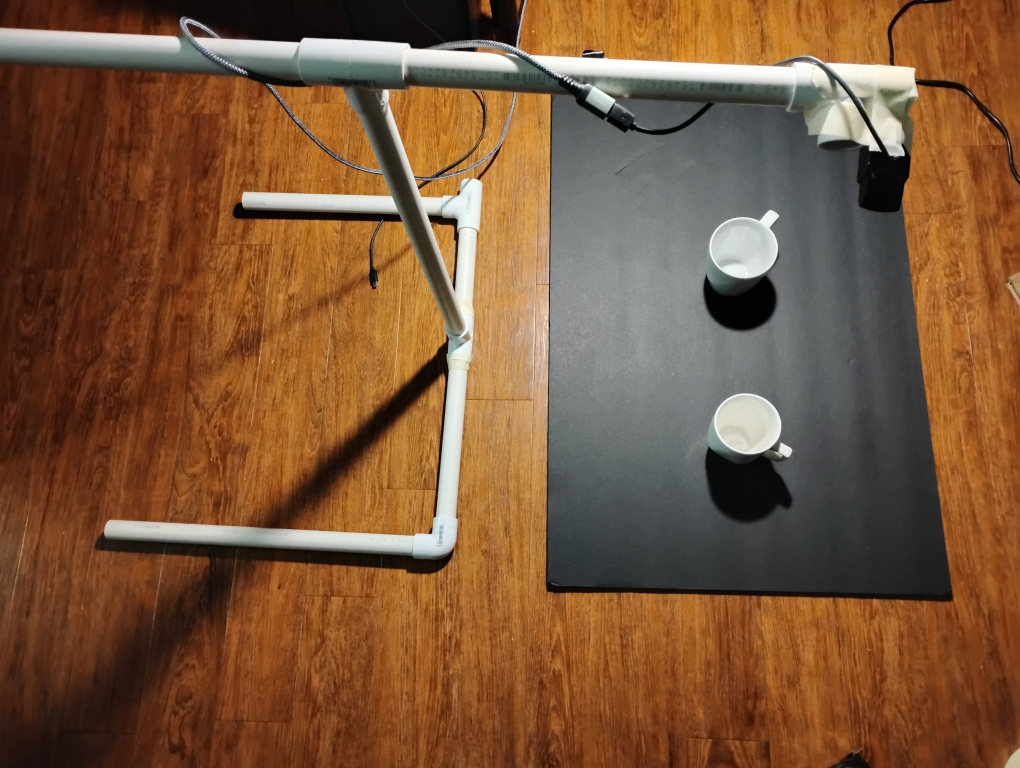
#> input picture IMG_20260126_173550128_HDR.jpg, 4080 x 3072 px, given in place of the camera (shown at 1/4 size)
$ python observe_positions.py
#> lines starting #> are read from the running program, lines starting #| are printed output that depends on the picture; after the words box and inside, x2 and y2 are one past the last pixel; in counts of white or black regions, pixels touching at a corner belong together
import cv2
import numpy as np
import calibration as cali

# finds biggest 2 object
# input: capture obj
# output: tuple (image with bound rects, binary frame, biggest obj xyzwh, second biggest obj xyzwh)
# [74 lines left out: functions find_objects, get_x_y_relative, not called in this run]
#> in find_objects, img is the input picture: shape (3072, 4080, 3); mean B, G, R 57.4, 86.3, 123.4
#> in find_objects, `frame = cv2.cvtColor(img, cv2.COLOR_BGR2HSV)`: frame: shape (3072, 4080, 3); mean H, S, V 33.7, 136.2, 125
#> in find_objects, `frame = cv2.inRange(frame, lower_bound, upper_bound)`:
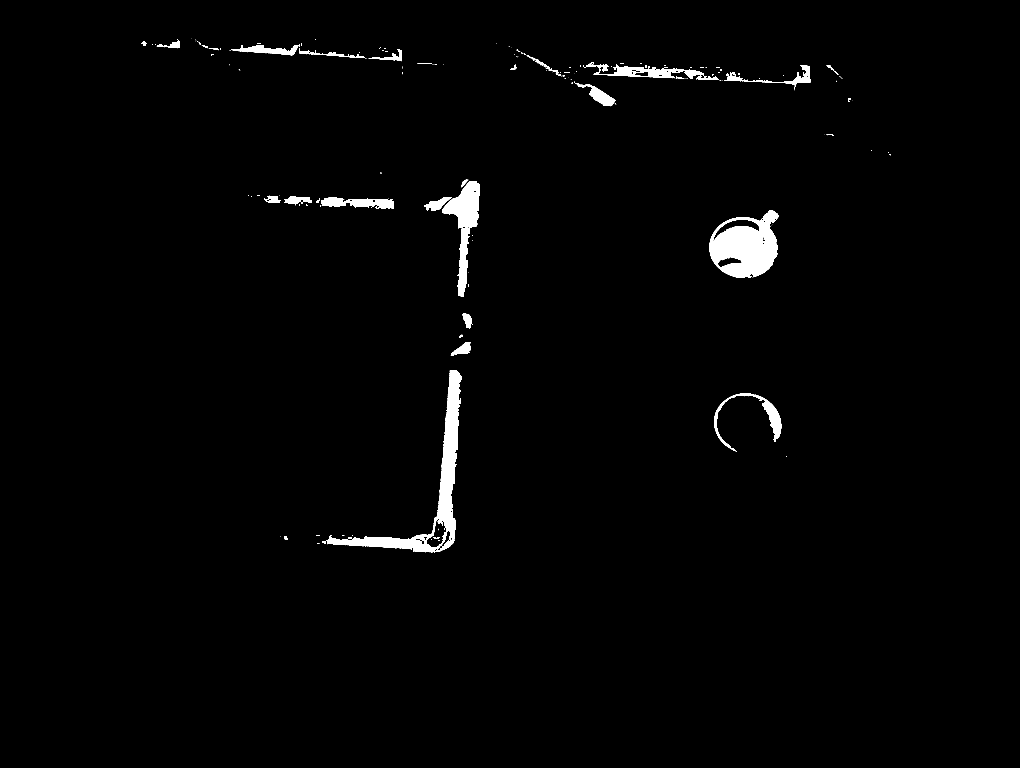
#> frame: shape (3072, 4080) (shown at 1/4 size); 1.5% white; 212 white regions (146 under 20 px), largest, box (x1, y1, x2, y2) and area: (1288, 1480, 1846, 2210) 50533, (2838, 840, 3116, 1112) 47178, (1769, 724, 1920, 913) 16508
#> in find_objects, `frame = cv2.dilate(frame, kernel, iterations=3)`:
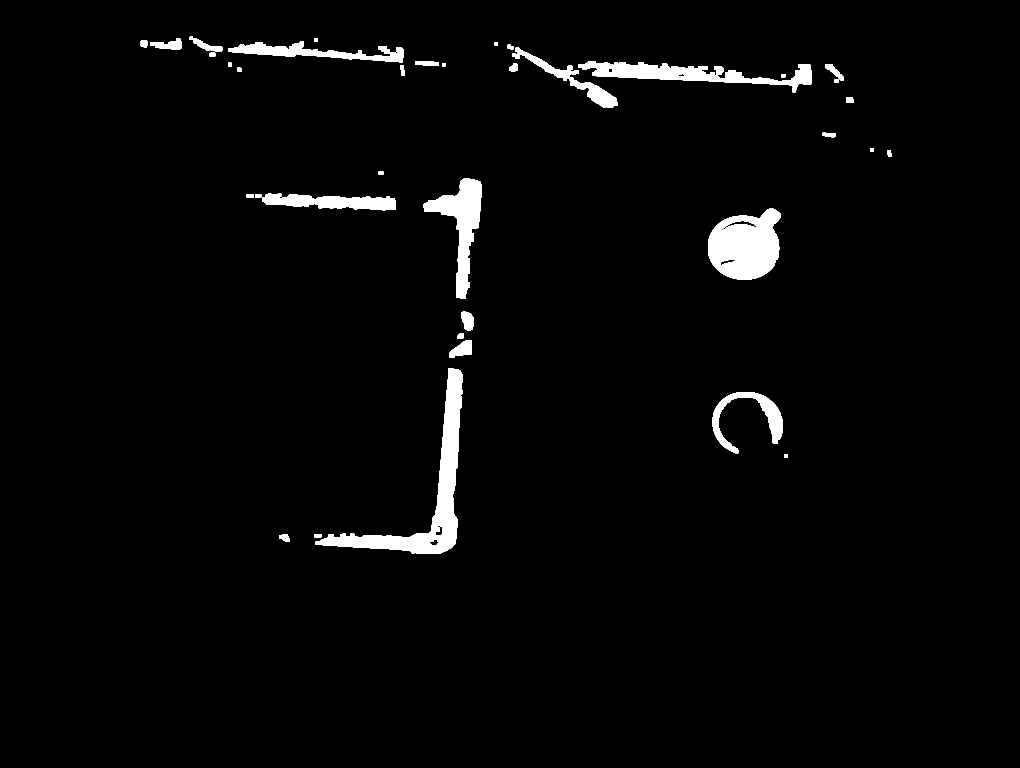
#> frame: shape (3072, 4080) (shown at 1/4 size); 2.5% white; 45 white regions
#> in find_objects, `contours, _ = cv2.findContours(frame, cv2.RETR_EXTERNAL, cv2.CHAIN_APP..`: contours = 45 contours; largest, box (x1, y1, x2, y2) and area: (1262, 1474, 1852, 2216) 74228, (2832, 834, 3122, 1118) 61752, (2314, 244, 3248, 369) 38727, (1692, 713, 1926, 1194) 38171, (912, 166, 1614, 251) 20130
#> the loop in find_objects, `for cnt in contours:` made 45 passes

        leftMost = None
        rightMost = None

        if max0[0] >= max1[0]:
            rightMost = max0
            leftMost = max1
        else:
            rightMost = max1
            leftMost = max0

        x = (leftMost[0] - rightMost[0]) * cali.in_per_px
        y = -(leftMost[1] - rightMost[1]) * cali.in_per_px # flip sign since y points down in image coord while traditional 2d coord points up

        height, width = img.shape[:2]
        cv2.line(img, (rightMost[0], 0), (rightMost[0], height), (255, 0, 0), 2)
        cv2.line(img, (leftMost[0], 0), (leftMost[0], height), (0, 255, 0), 2)

        cv2.line(img, (0, rightMost[1]), (width, rightMost[1]), (255, 0, 0), 2)
        cv2.line(img, (0, leftMost[1]), (width, leftMost[1]), (0, 255, 0), 2)

        cv2.imshow('Processed Frame', frame)
        cv2.imshow('Original Frame' , img)

        print(f"x, y (in): {x:.1f}, {y:.1f}")

        print(f"Left x: {leftMost}")
        print(f"Right x: {rightMost}")

        if cv2.waitKey(1) == ord('q'):
            break


if __name__ == "__main__":

    cap = cv2.VideoCapture(0)

    get_x_y_relative(cap)
#> in get_x_y_relative, `img, frame, max0, max1 = find_objects(cap)`: max0 = (1557, 1845, 437780); max1 = (2781, 306, 116750)
#> in get_x_y_relative, `leftMost = max0`: leftMost = (1557, 1845, 437780)
#> in get_x_y_relative, `x = (leftMost[0] - rightMost[0]) * cali.in_per_px`: x = -32.27
#> in get_x_y_relative, `y = -(leftMost[1] - rightMost[1]) * cali.in_per_px`: y = -40.58
#> in get_x_y_relative, `cv2.line(img, (leftMost[0], 0), (leftMost[0], height), (0, 255, 0), 2)`:
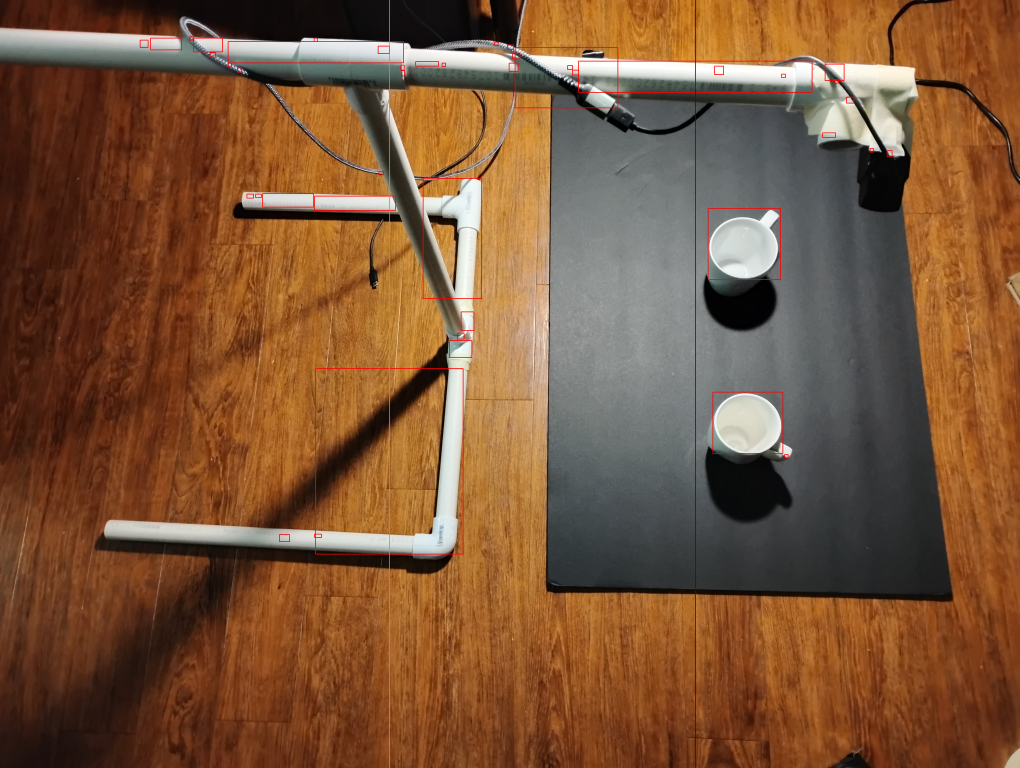
#> img: shape (3072, 4080, 3) (shown at 1/4 size); mean B, G, R 57, 85.8, 123.6
#| x, y (in): -32.3, -40.6
#| Left x: (1557, 1845, 437780)
#| Right x: (2781, 306, 116750)
#> (key q is pressed here)

    cap.release()
    cv2.destroyAllWindows()
